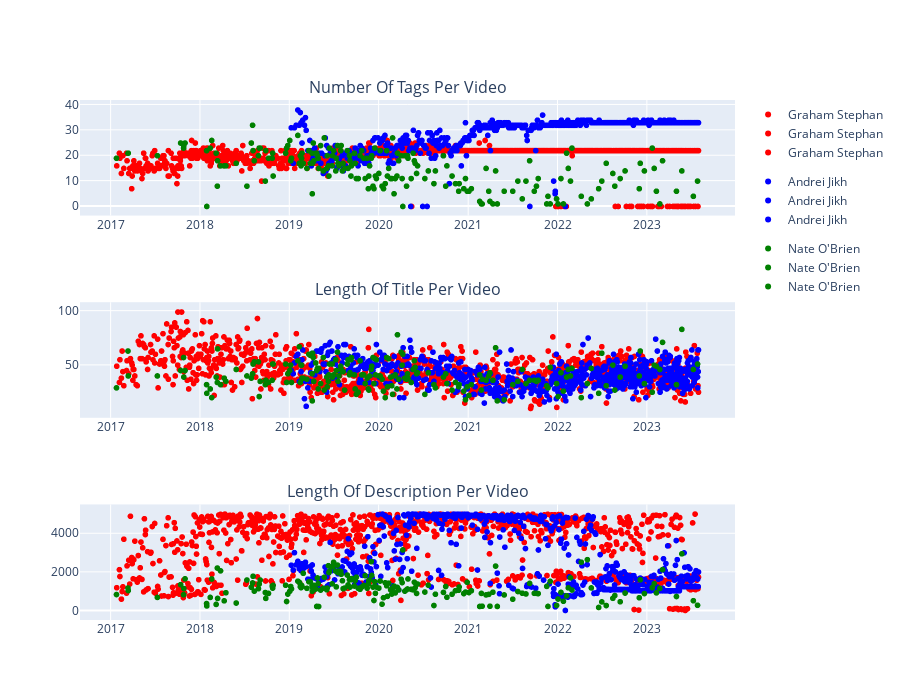

The code cell stored with this chart in its notebook:
### Code cell
fig_tags = px.scatter(data, x='date', y='tags_length',\
                      color='channelTitle', title='Number Of Tags Per Video',  color_discrete_map=color_map)
fig_title = px.scatter(data, x='date', y='title_length',\
                      color='channelTitle', title='Length Of Title Per Video', color_discrete_map=color_map)
fig_description = px.scatter(data, x='date', y='description_length',\
                      color='channelTitle', title='Length Of Description Per Video', color_discrete_map=color_map)



print_charts( [fig_tags, fig_title, fig_description], 700)

### Figure 1 — Plotly figure (JSON) as saved in the notebook; plotly's stock layout.template omitted (floating-point values rounded to 4 significant figures; data arrays with more than 128 entries replaced by an {"elided": "..."} marker saying what was removed)
{"data": [{"hovertemplate": "channelTitle=Graham Stephan<br>date=%{x}<br>tags_length=%{y}<extra></extra>", "legendgroup": "Graham Stephan", "marker": {"color": "red", "symbol": "circle"}, "mode": "markers", "name": "Graham Stephan", "showlegend": true, "type": "scattergl", "x": {"elided": "951 str values"}, "xaxis": "x", "y": {"elided": "951 int values"}, "yaxis": "y"}, {"hovertemplate": "channelTitle=Andrei Jikh<br>date=%{x}<br>tags_length=%{y}<extra></extra>", "legendgroup": "Andrei Jikh", "marker": {"color": "blue", "symbol": "circle"}, "mode": "markers", "name": "Andrei Jikh", "showlegend": true, "type": "scattergl", "x": {"elided": "710 str values"}, "xaxis": "x", "y": {"elided": "710 int values"}, "yaxis": "y"}, {"hovertemplate": "channelTitle=Nate O'Brien<br>date=%{x}<br>tags_length=%{y}<extra></extra>", "legendgroup": "Nate O'Brien", "marker": {"color": "green", "symbol": "circle"}, "mode": "markers", "name": "Nate O'Brien", "showlegend": true, "type": "scattergl", "x": {"elided": "201 str values"}, "xaxis": "x", "y": {"elided": "201 int values"}, "yaxis": "y"}, {"hovertemplate": "channelTitle=Graham Stephan<br>date=%{x}<br>title_length=%{y}<extra></extra>", "legendgroup": "Graham Stephan", "marker": {"color": "red", "symbol": "circle"}, "mode": "markers", "name": "Graham Stephan", "showlegend": true, "type": "scattergl", "x": {"elided": "951 str values"}, "xaxis": "x2", "y": {"elided": "951 int values"}, "yaxis": "y2"}, {"hovertemplate": "channelTitle=Andrei Jikh<br>date=%{x}<br>title_length=%{y}<extra></extra>", "legendgroup": "Andrei Jikh", "marker": {"color": "blue", "symbol": "circle"}, "mode": "markers", "name": "Andrei Jikh", "showlegend": true, "type": "scattergl", "x": {"elided": "710 str values"}, "xaxis": "x2", "y": {"elided": "710 int values"}, "yaxis": "y2"}, {"hovertemplate": "channelTitle=Nate O'Brien<br>date=%{x}<br>title_length=%{y}<extra></extra>", "legendgroup": "Nate O'Brien", "marker": {"color": "green", "symbol": "circle"}, "mode": "markers", "name": "Nate O'Brien", "showlegend": true, "type": "scattergl", "x": {"elided": "201 str values"}, "xaxis": "x2", "y": {"elided": "201 int values"}, "yaxis": "y2"}, {"hovertemplate": "channelTitle=Graham Stephan<br>date=%{x}<br>description_length=%{y}<extra></extra>", "legendgroup": "Graham Stephan", "marker": {"color": "red", "symbol": "circle"}, "mode": "markers", "name": "Graham Stephan", "showlegend": true, "type": "scattergl", "x": {"elided": "951 str values"}, "xaxis": "x3", "y": {"elided": "951 int values"}, "yaxis": "y3"}, {"hovertemplate": "channelTitle=Andrei Jikh<br>date=%{x}<br>description_length=%{y}<extra></extra>", "legendgroup": "Andrei Jikh", "marker": {"color": "blue", "symbol": "circle"}, "mode": "markers", "name": "Andrei Jikh", "showlegend": true, "type": "scattergl", "x": {"elided": "710 str values"}, "xaxis": "x3", "y": {"elided": "710 int values"}, "yaxis": "y3"}, {"hovertemplate": "channelTitle=Nate O'Brien<br>date=%{x}<br>description_length=%{y}<extra></extra>", "legendgroup": "Nate O'Brien", "marker": {"color": "green", "symbol": "circle"}, "mode": "markers", "name": "Nate O'Brien", "showlegend": true, "type": "scattergl", "x": {"elided": "201 str values"}, "xaxis": "x3", "y": {"elided": "201 int values"}, "yaxis": "y3"}], "layout": {"annotations": [{"font": {"size": 16}, "showarrow": false, "text": "Number Of Tags Per Video", "x": 0.5, "xanchor": "center", "xref": "paper", "y": 1, "yanchor": "bottom", "yref": "paper"}, {"font": {"size": 16}, "showarrow": false, "text": "Length Of Title Per Video", "x": 0.5, "xanchor": "center", "xref": "paper", "y": 0.6111, "yanchor": "bottom", "yref": "paper"}, {"font": {"size": 16}, "showarrow": false, "text": "Length Of Description Per Video", "x": 0.5, "xanchor": "center", "xref": "paper", "y": 0.2222, "yanchor": "bottom", "yref": "paper"}], "height": 700, "xaxis": {"anchor": "y", "domain": [0, 1]}, "xaxis2": {"anchor": "y2", "domain": [0, 1]}, "xaxis3": {"anchor": "y3", "domain": [0, 1]}, "yaxis": {"anchor": "x", "domain": [0.7778, 1]}, "yaxis2": {"anchor": "x2", "domain": [0.3889, 0.6111]}, "yaxis3": {"anchor": "x3", "domain": [0, 0.2222]}}}
